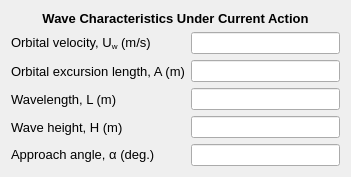
     <widget class="QWidget" name="formLayoutWidget_13">
      <property name="geometry">
       <rect>
        <x>20</x>
        <y>360</y>
        <width>351</width>
        <height>151</height>
       </rect>
      </property>
      <layout class="QFormLayout" name="formLayout_19">
       <item row="0" column="0" colspan="2">
        <widget class="QLabel" name="swCharacteristics_lbl_3">
         <property name="font">
          <font>
           <family>MS Shell Dlg 2</family>
           <pointsize>10</pointsize>
           <weight>75</weight>
           <bold>true</bold>
          </font>
         </property>
         <property name="text">
          <string>&lt;html&gt;&lt;head/&gt;&lt;body&gt;&lt;p align=&quot;center&quot;&gt;Wave Characteristics Under Current Action&lt;/p&gt;&lt;/body&gt;&lt;/html&gt;</string>
         </property>
        </widget>
       </item>
       <item row="1" column="0">
        <widget class="QLabel" name="regularOrbitalVelocity_wpc_lbl">
         <property name="font">
          <font>
           <family>MS Shell Dlg 2</family>
           <pointsize>10</pointsize>
          </font>
         </property>
         <property name="text">
          <string>&lt;html&gt;&lt;head/&gt;&lt;body&gt;&lt;p&gt;Orbital velocity, U&lt;span style=&quot; vertical-align:sub;&quot;&gt;w&lt;/span&gt; (m/s)&lt;/p&gt;&lt;/body&gt;&lt;/html&gt;</string>
         </property>
        </widget>
       </item>
       <item row="1" column="1">
        <widget class="QLineEdit" name="regularOrbitalVelocity_wpc_txt">
         <property name="readOnly">
          <bool>true</bool>
         </property>
        </widget>
       </item>
       <item row="2" column="0">
        <widget class="QLabel" name="excursionLength_wpc_lbl">
         <property name="font">
          <font>
           <family>MS Shell Dlg 2</family>
           <pointsize>10</pointsize>
          </font>
         </property>
         <property name="text">
          <string>Orbital excursion length, A (m)</string>
         </property>
        </widget>
       </item>
       <item row="2" column="1">
        <widget class="QLineEdit" name="excursionLength_wpc_txt">
         <property name="readOnly">
          <bool>true</bool>
         </property>
        </widget>
       </item>
       <item row="3" column="0">
        <widget class="QLabel" name="waveLength_wpc_lbl">
         <property name="font">
          <font>
           <family>MS Shell Dlg 2</family>
           <pointsize>10</pointsize>
          </font>
         </property>
         <property name="text">
          <string>Wavelength, L (m)</string>
         </property>
        </widget>
       </item>
       <item row="3" column="1">
        <widget class="QLineEdit" name="waveLength_wpc_txt">
         <property name="readOnly">
          <bool>true</bool>
         </property>
        </widget>
       </item>
       <item row="5" column="0">
        <widget class="QLabel" name="approachAngle_wpc_lbl">
         <property name="font">
          <font>
           <family>MS Shell Dlg 2</family>
           <pointsize>10</pointsize>
          </font>
         </property>
         <property name="text">
          <string>&lt;html&gt;&lt;head/&gt;&lt;body&gt;&lt;p&gt;Approach angle, α (deg.)&lt;/p&gt;&lt;/body&gt;&lt;/html&gt;</string>
         </property>
        </widget>
       </item>
       <item row="5" column="1">
        <widget class="QLineEdit" name="approachAngle_wpc_txt">
         <property name="readOnly">
          <bool>true</bool>
         </property>
        </widget>
       </item>
       <item row="4" column="1">
        <widget class="QLineEdit" name="waveHeight_wpc_txt">
         <property name="readOnly">
          <bool>true</bool>
         </property>
        </widget>
       </item>
       <item row="4" column="0">
        <widget class="QLabel" name="waveHeight_wpc_lbl">
         <property name="font">
          <font>
           <family>MS Shell Dlg 2</family>
           <pointsize>10</pointsize>
          </font>
         </property>
         <property name="text">
          <string>Wave height, H (m)</string>
         </property>
        </widget>
       </item>
      </layout>
     </widget>
